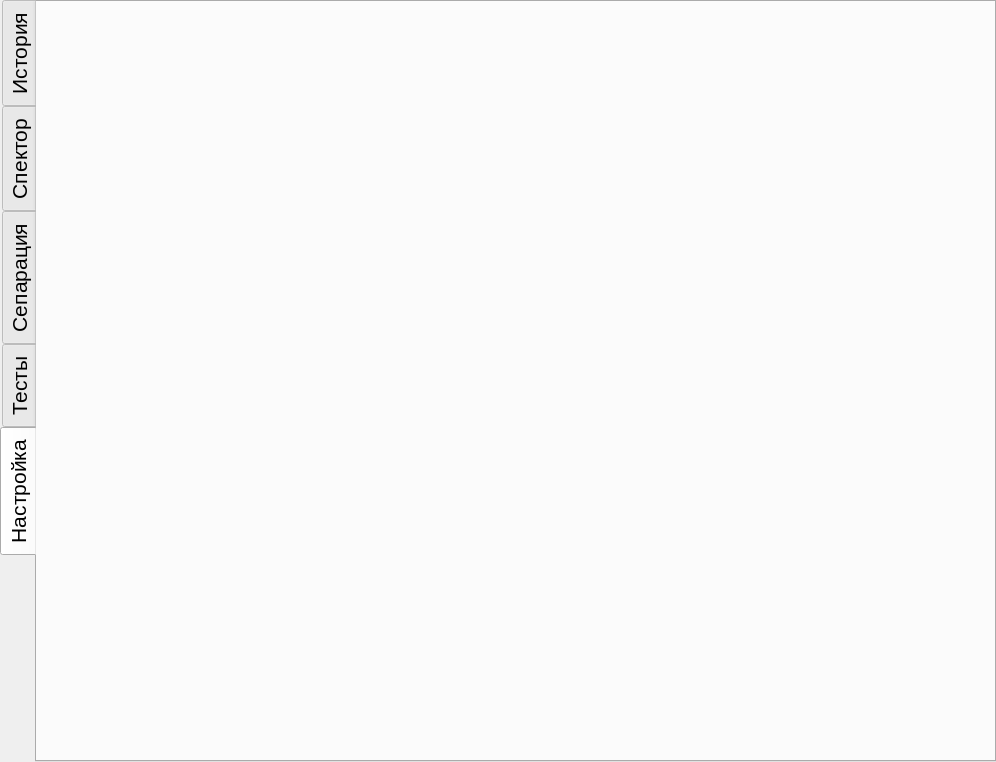
<?xml version="1.0" encoding="UTF-8"?>
<ui version="4.0">
 <class>MainTabWidget</class>
 <widget class="QTabWidget" name="MainTabWidget">
  <property name="enabled">
   <bool>true</bool>
  </property>
  <property name="geometry">
   <rect>
    <x>0</x>
    <y>0</y>
    <width>996</width>
    <height>762</height>
   </rect>
  </property>
  <property name="font">
   <font>
    <pointsize>16</pointsize>
    <weight>50</weight>
    <bold>false</bold>
   </font>
  </property>
  <property name="windowTitle">
   <string>TabWidget</string>
  </property>
  <property name="layoutDirection">
   <enum>Qt::LeftToRight</enum>
  </property>
  <property name="tabPosition">
   <enum>QTabWidget::West</enum>
  </property>
  <property name="tabShape">
   <enum>QTabWidget::Rounded</enum>
  </property>
  <property name="currentIndex">
   <number>4</number>
  </property>
  <property name="iconSize">
   <size>
    <width>32</width>
    <height>32</height>
   </size>
  </property>
  <property name="elideMode">
   <enum>Qt::ElideLeft</enum>
  </property>
  <property name="documentMode">
   <bool>false</bool>
  </property>
  <property name="tabsClosable">
   <bool>false</bool>
  </property>
  <property name="movable">
   <bool>true</bool>
  </property>
  <widget class="QWidget" name="tabHistory">
   <attribute name="icon">
    <iconset resource="icons.qrc">
     <normaloff>:/icons/icons/Logs_tab_no_color_icon_90.png</normaloff>:/icons/icons/Logs_tab_no_color_icon_90.png</iconset>
   </attribute>
   <attribute name="title">
    <string>История</string>
   </attribute>
  </widget>
  <widget class="QWidget" name="tabSpectrum">
   <attribute name="icon">
    <iconset resource="icons.qrc">
     <normaloff>:/icons/icons/Spector_tab_icons_no_color_icon_90.png</normaloff>:/icons/icons/Spector_tab_icons_no_color_icon_90.png</iconset>
   </attribute>
   <attribute name="title">
    <string>Спектор</string>
   </attribute>
   <layout class="QVBoxLayout" name="verticalLayout_2">
    <item>
     <widget class="SPRSpectrumListTableWidget" name="widget" native="true"/>
    </item>
   </layout>
  </widget>
  <widget class="QWidget" name="tabSeparate">
   <attribute name="icon">
    <iconset resource="icons.qrc">
     <normaloff>:/icons/icons/Separate_tab_bo_colors_icon_90.png</normaloff>:/icons/icons/Separate_tab_bo_colors_icon_90.png</iconset>
   </attribute>
   <attribute name="title">
    <string>Сепарация</string>
   </attribute>
  </widget>
  <widget class="QWidget" name="tabTest">
   <attribute name="icon">
    <iconset resource="icons.qrc">
     <normaloff>:/icons/icons/Settings_tab_no_color_icon_90.png</normaloff>:/icons/icons/Settings_tab_no_color_icon_90.png</iconset>
   </attribute>
   <attribute name="title">
    <string>Тесты</string>
   </attribute>
  </widget>
  <widget class="SPRSettingsWidget" name="tabSettings">
   <attribute name="icon">
    <iconset resource="icons.qrc">
     <normaloff>:/icons/icons/Test_tab_no_color_icons.png</normaloff>:/icons/icons/Test_tab_no_color_icons.png</iconset>
   </attribute>
   <attribute name="title">
    <string>Настройка</string>
   </attribute>
   <layout class="QVBoxLayout" name="verticalLayout"/>
  </widget>
 </widget>
 <customwidgets>
  <customwidget>
   <class>SPRSpectrumListTableWidget</class>
   <extends>QWidget</extends>
   <header>sprspectrumlisttablewidget.h</header>
   <container>1</container>
  </customwidget>
  <customwidget>
   <class>SPRSettingsWidget</class>
   <extends>QWidget</extends>
   <header>sprsettingswidget.h</header>
   <container>1</container>
  </customwidget>
 </customwidgets>
 <resources>
  <include location="icons.qrc"/>
 </resources>
 <connections/>
</ui>
